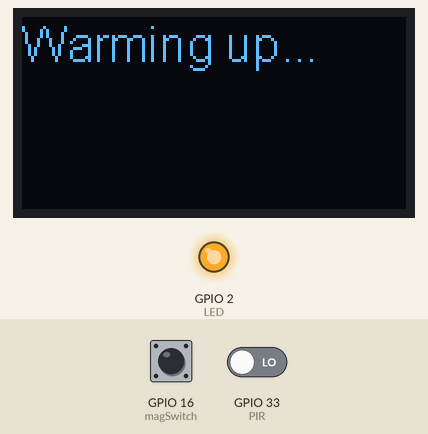
Recording of a sketch running on a simulated ESP32. On the bench: 128×64 one-colour display, output pins drawn as LEDs (lit = HIGH). The inputs (shaded band) are chosen by the test bench; at power-on: GPIO 16 (magSwitch) HIGH, GPIO 33 (PIR) LOW. What the sketch prints to the serial monitor is not drawn.

Above: at 0.1 s.
At 29.1 s:
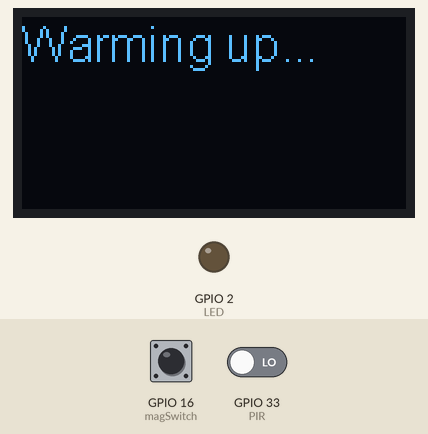
At 60.1 s:
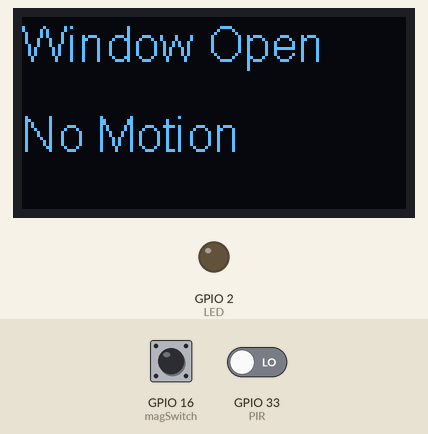
Timing chart, 0 to 61.6 s (numbered marks = the images above):
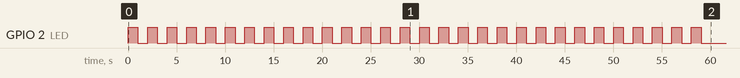

The sketch:

GISMO6_HomeSecurity_OLED.ino
```cpp
#define magSwitch 16
#define PIR 33
#define LED 2

#include "SSD1306.h"

SSD1306 display(0x3c,21,22);

String magswStatus;
String PIRStatus;

int loopDelay = 1000;

void setup() {
  // put your setup code here, to run once:
  pinMode(magSwitch,INPUT_PULLUP);
  pinMode(PIR,INPUT);
  pinMode(LED,OUTPUT);
  Serial.begin(115200);
  OLEDInit();
  // Initial warmup period of 1 minute for PIR sensor
  for(int i = 0; i < 60; i++){
    digitalWrite(2,!digitalRead(2));
    delay(1000);
  }
}

void loop() {
  // put your main code here, to run repeatedly:
// Mag switch reading
 int sw_status = digitalRead(16);
 if(sw_status == HIGH){
 Serial.println("OPEN");
 magswStatus = "Window Open";}
 else{
 Serial.println("CLOSED");
 magswStatus = "Window Closed";}

// PIR sensor reading
  int pir_status = digitalRead(PIR);
  if (pir_status == HIGH) {
    Serial.println("Motion detected!");
    PIRStatus = "Motion detected";
    loopDelay = 3000;
    }
  else {
    Serial.println("No Motion detected!");
    PIRStatus = "No Motion";
    loopDelay = 1000;
    }
OLEDUpdate();
 delay(loopDelay);
}
void OLEDInit(){
  display.init();
  display.setFont(ArialMT_Plain_16);
  display.clear();
  display.drawString(0,0,"Warming up...");
  display.display();
}

void OLEDUpdate(){
  display.clear();
  display.drawString(0,0,magswStatus);
  display.drawString(0,30,PIRStatus);
  display.display();
}
```
